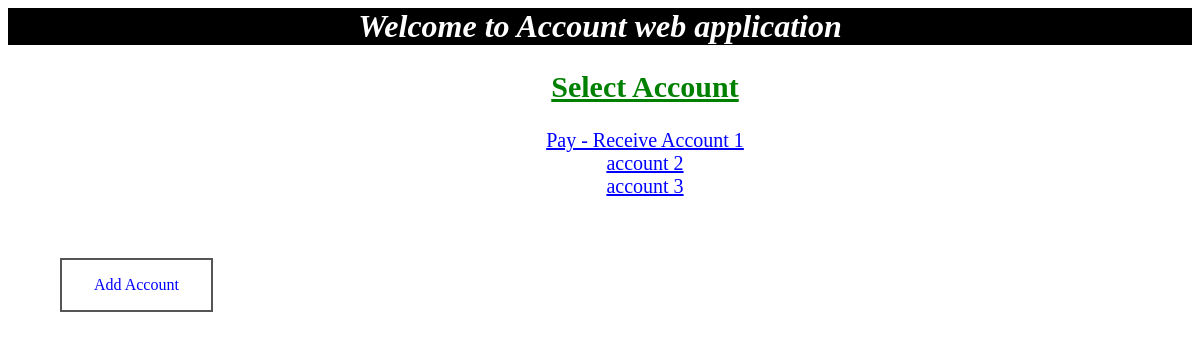
The app's page /, older data.
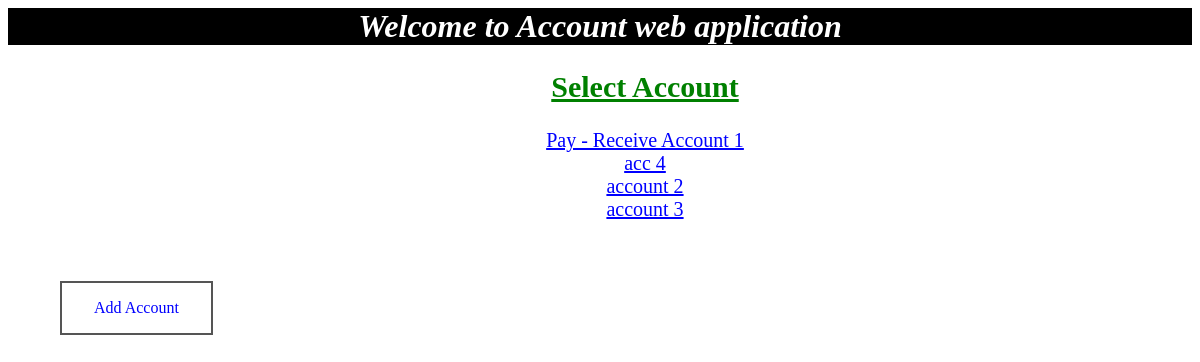
The same page, newer data.
### account/models.py (models this page shows, shortened)
class Account(models.Model):
    account_text = models.CharField(max_length=200)
    total_money = models.IntegerField(default=0)

### account/views.py (the view)
# urls.py: url(r'^$', views.IndexView.as_view(), name='index'), #first page -- index
class IndexView(generic.ListView):
    template_name = 'account/index.html'
    context_object_name = 'account_list'
    def get_queryset(self):
        return Account.objects.order_by('account_text')

### account/templates/account/index.html (shortened to what this page needs)
<html>
{% load static %}
<link rel="stylesheet" type="text/css" href="{% static 'account/style.css' %}" />
<head>
</head>
<h1>Welcome to Account web application</h1>
<div>
{% if account_list %}
    <ul>
    <h2>Select Account</h2>
    {% for account in account_list %}
        <a href="{% url 'account:detail' account.id %}">{{ account.account_text }}</a>
        <br>
    {% endfor %}
    </ul>
{% else %}
    <p>No account are available.</p>
{% endif %}
<br>
<br>
<a class="button buttonblack" href="{% url 'account:accountsetting' %}">Add Account</a>
</div>
</html>

Row changes from the older to the newer data that the page shows:
added Account: account_text "acc 4"
